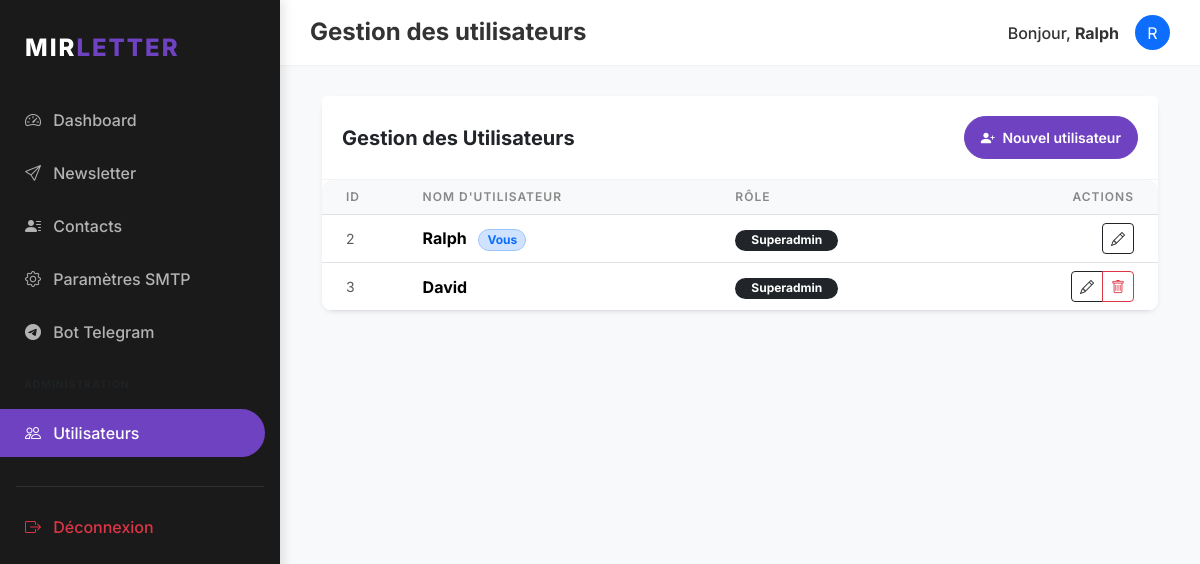
The app's page /admin/users (signed in) with its own data.
### models/user.py (models this page shows, shortened)
class User(db.Model, UserMixin):
    __tablename__ = 'users'
    id = db.Column(db.Integer, primary_key=True)
    username = db.Column(db.String(64), unique=True, nullable=False, index=True)
    password_hash = db.Column(db.String(128), nullable=False)
    role = db.Column(db.String(20), default='user') # 'superadmin' or 'user'
    telegram_chat_id = db.Column(db.String(64), unique=True, nullable=True, index=True)
    telegram_link_code = db.Column(db.String(32), unique=True, nullable=True)
    smtp_configs = db.relationship('SMTPConfig', backref='user', lazy='dynamic', cascade='all, delete-orphan')
    contacts = db.relationship('Contact', backref='owner', lazy='dynamic', cascade='all, delete-orphan')
    groups = db.relationship('Group', backref='owner', lazy='dynamic', cascade='all, delete-orphan')
    sent_emails = db.relationship('SentEmail', backref='user', lazy='dynamic', cascade='all, delete-orphan')

### routes/admin.py (the view)
@admin.route('/users')
@login_required
@admin_required
def list_users():
    users = User.query.all()
    return render_template('admin/list_users.html', title='Gestion des utilisateurs', users=users)

### models/user.py (called while the page is built)
@login_manager.user_loader
def load_user(user_id):
    return User.query.get(int(user_id))

### templates/admin/list_users.html (shortened to what this page needs)
{% extends "base.html" %}
{% block content %}
<div class="card border-0 shadow-sm">
    <div class="card-header bg-white d-flex justify-content-between align-items-center">
        <h5 class="m-0 fw-bold">Gestion des Utilisateurs</h5>
        <a href="{{ url_for('admin.create_user') }}" class="btn btn-primary btn-sm rounded-pill px-3">
            <i class="bi bi-person-plus-fill me-1"></i> Nouvel utilisateur
        </a>
    </div>
    <div class="card-body p-0">
        <div class="table-responsive">
            <table class="table table-hover align-middle mb-0">
                <thead>
                    <tr>
                        <th class="ps-4">ID</th>
                        <th>Nom d'utilisateur</th>
                        <th>Rôle</th>
                        <th class="pe-4 text-end">Actions</th>
                    </tr>
                </thead>
                <tbody>
                    {% for user in users %}
                    <tr>
                        <td class="ps-4 text-muted small">{{ user.id }}</td>
                        <td class="fw-bold">
                            {{ user.username }}
                            {% if user.id == current_user.id %}
                            <span class="badge bg-primary-subtle text-primary border border-primary-subtle rounded-pill small px-2 ms-2">Vous</span>
                            {% endif %}
                        </td>
                        <td>
                            {% if user.role == 'superadmin' %}
                            <span class="badge bg-dark rounded-pill px-3">Superadmin</span>
                            {% else %}
                            <span class="badge bg-light text-dark border rounded-pill px-3">Utilisateur</span>
                            {% endif %}
                        </td>
                        <td class="pe-4 text-end">
                            <div class="btn-group">
                                <a href="{{ url_for('admin.edit_user', id=user.id) }}" class="btn btn-sm btn-outline-dark">
                                    <i class="bi bi-pencil"></i>
                                </a>
                                {% if user.id != current_user.id %}
                                <button type="button" class="btn btn-sm btn-outline-danger"
                                        onclick="confirmDeleteUser({{ user.id }}, '{{ user.username }}')">
                                    <i class="bi bi-trash"></i>
                                </button>
                                {% endif %}
                            </div>
                        </td>
                    </tr>
                    {% endfor %}
                </tbody>
            </table>
        </div>
    </div>
</div>
{% endblock %}

### templates/base.html (shortened to what this page needs)
<!DOCTYPE html>
<html lang="fr">
<head>
    {{ bootstrap.load_css() }}
    <link rel="stylesheet" href="{{ url_for('static', filename='css/style.css') }}">
    <link rel="stylesheet" href="https://cdn.jsdelivr.net/npm/bootstrap-icons@1.11.1/font/bootstrap-icons.css">
</head>
<body>
    {% if current_user.is_authenticated %}
    <div class="sidebar">
        <div class="sidebar-brand">
            MIR<span>LETTER</span>
        </div>
        <nav class="nav flex-column">
            <a class="nav-link {{ 'active' if request.endpoint == 'main.dashboard' }}" href="{{ url_for('main.dashboard') }}">
                <i class="bi bi-speedometer2 me-2"></i> Dashboard
            </a>
            <a class="nav-link {{ 'active' if 'newsletter' in request.endpoint }}" href="{{ url_for('newsletter.compose') }}">
                <i class="bi bi-send me-2"></i> Newsletter
            </a>
            <a class="nav-link {{ 'active' if 'contacts' in request.endpoint }}" href="{{ url_for('contacts.list_contacts') }}">
                <i class="bi bi-person-lines-fill me-2"></i> Contacts
            </a>
            <a class="nav-link {{ 'active' if 'settings' in request.endpoint and 'telegram' not in request.endpoint }}" href="{{ url_for('settings.list_smtp') }}">
                <i class="bi bi-gear me-2"></i> Paramètres SMTP
            </a>
            <a class="nav-link {{ 'active' if 'telegram' in request.endpoint }}" href="{{ url_for('settings.telegram') }}">
                <i class="bi bi-telegram me-2"></i> Bot Telegram
            </a>
            {% if current_user.role == 'superadmin' %}
            <div class="px-4 py-3 text-uppercase small fw-bold text-muted" style="font-size: 0.65rem; letter-spacing: 1px;">Administration</div>
            <a class="nav-link {{ 'active' if 'admin' in request.endpoint }}" href="{{ url_for('admin.list_users') }}">
                <i class="bi bi-people me-2"></i> Utilisateurs
            </a>
            {% endif %}
            <hr class="mx-3 border-secondary opacity-25 mt-4">
            <a class="nav-link text-danger" href="{{ url_for('auth.logout') }}">
                <i class="bi bi-box-arrow-right me-2"></i> Déconnexion
            </a>
        </nav>
    </div>
    <nav class="top-navbar d-flex justify-content-between align-items-center">
        <h4 class="m-0 fw-bold">{{ title }}</h4>
        <div class="user-info d-flex align-items-center">
            <span class="me-3 fw-medium">Bonjour, <strong>{{ current_user.username }}</strong></span>
            <div class="bg-primary rounded-circle d-flex align-items-center justify-content-center text-white" style="width: 35px; height: 35px;">
                {{ current_user.username[0].upper() }}
            </div>
        </div>
    </nav>
    {% endif %}
    <div class="{% if current_user.is_authenticated %}main-content{% endif %}">
        <div class="container-fluid">
            {% block content %}{% endblock %}
        </div>
    </div>
</body>
</html>

### static/css/style.css (style rules this page uses)
:root { --primary-color: #6f42c1; --secondary-color: #8a2be2; --dark-bg: #1a1a1a; --darker-bg: #121212; --light-text: #ffffff; --gray-text: #b3b3b3; --sidebar-width: 280px; }
body { font-family: 'Inter', -apple-system, BlinkMacSystemFont, "Segoe UI", Roboto, sans-serif; background-color: #f8f9fa; color: #333; }
.sidebar { position: fixed; top: 0; bottom: 0; left: 0; z-index: 100; width: var(--sidebar-width); padding: 20px 0; background-color: var(--dark-bg); color: var(--light-text); box-shadow: 4px 0 10px rgba(0,0,0,0.1); }
.sidebar .nav-link { color: var(--gray-text); padding: 12px 25px; font-weight: 500; border-radius: 0 50px 50px 0; margin-right: 15px; margin-bottom: 5px; transition: all 0.3s; }
.sidebar .nav-link.active { color: var(--light-text); background-color: var(--primary-color); }
.sidebar-brand { padding: 10px 25px 30px; font-size: 1.5rem; font-weight: 800; letter-spacing: 2px; color: var(--light-text); text-transform: uppercase; }
.sidebar-brand span { color: var(--primary-color); }
.main-content { margin-left: var(--sidebar-width); padding: 30px; }
.card { border: none; border-radius: 12px; box-shadow: 0 5px 15px rgba(0,0,0,0.05); margin-bottom: 25px; }
.card-header { background-color: transparent; border-bottom: 1px solid rgba(0,0,0,0.05); padding: 20px; font-weight: 700; }
.btn-primary { background-color: var(--primary-color); border-color: var(--primary-color); padding: 10px 25px; border-radius: 8px; font-weight: 600; }
.top-navbar { margin-left: var(--sidebar-width); background-color: white; padding: 15px 30px; border-bottom: 1px solid rgba(0,0,0,0.05); }
.table { border-radius: 10px; overflow: hidden; }
.table thead th { background-color: #f8f9fa; border-top: none; font-weight: 600; text-transform: uppercase; font-size: 0.75rem; letter-spacing: 1px; color: #888; }

### records on screen
User: username "Ralph", username "R", id "2", shows "Vous", role "Superadmin"
User: id "3", username "David", role "Superadmin"

### other values on screen
{{ title }} "Gestion des utilisateurs"
